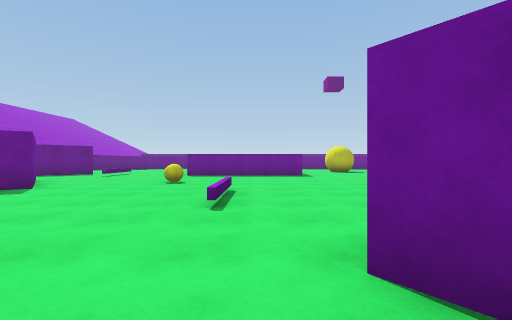
view 1 (above)

24 first-person views from a walk through a 3-D level made in the Unity game engine. The camera is 1.2 m above the floor, looks level and sees 85° across. The floor is counted in squares, 2 m on a side. Each view is taken from the middle of a square. On the plan, view 1 faces up. The plan holds only what a view shows up to about 9 squares ahead; the rest is blank. The place goes on beyond the plan. The player character is not drawn.

view 2
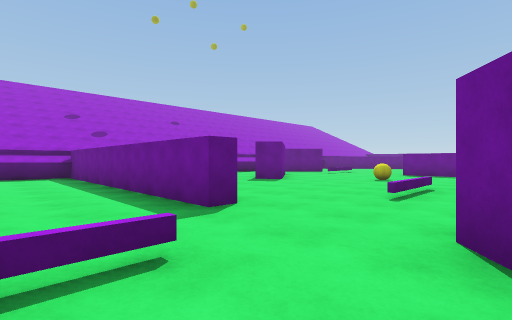

view 3
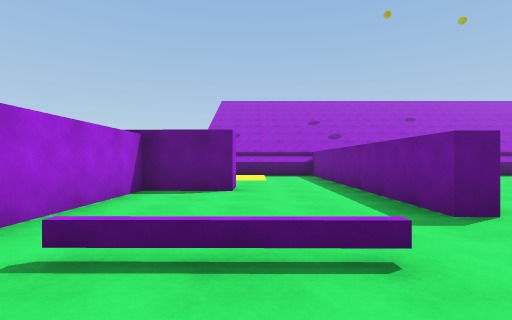

view 4
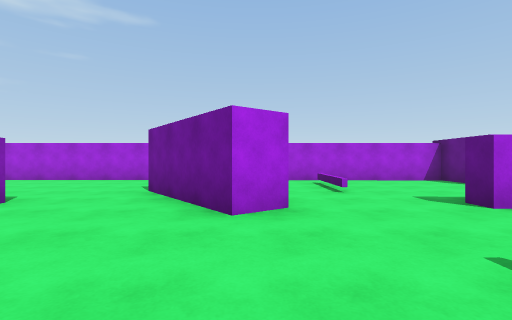

view 5
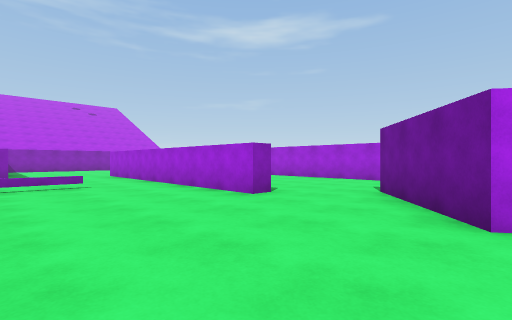

view 6
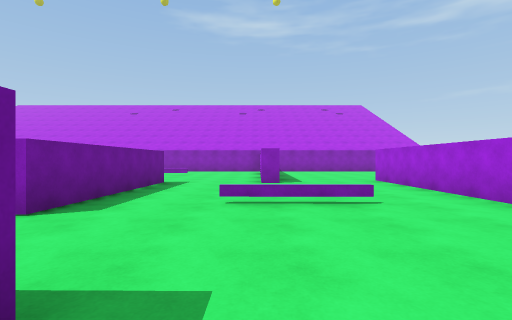

view 7
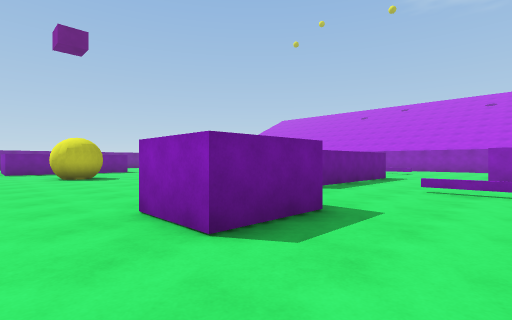

view 8
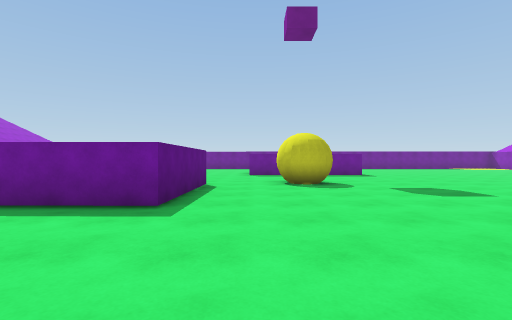

view 9
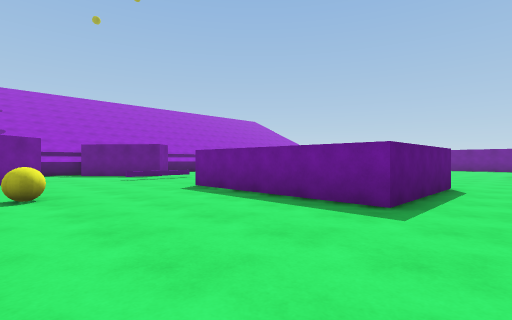

view 10
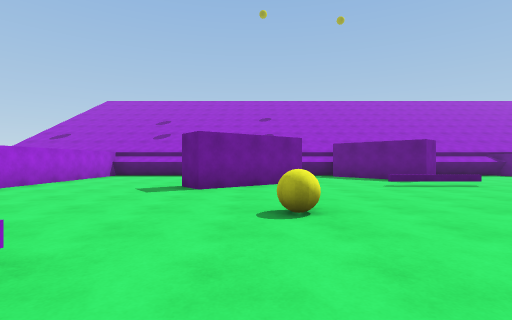

view 11
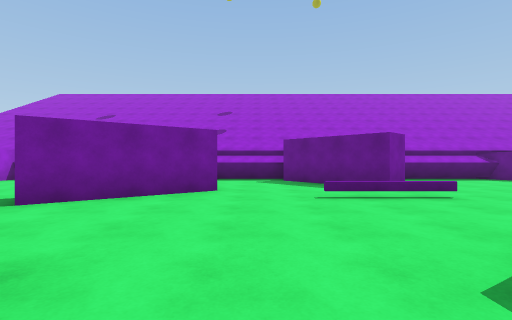

view 12
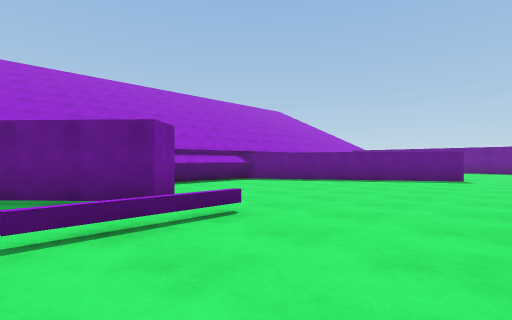

view 13
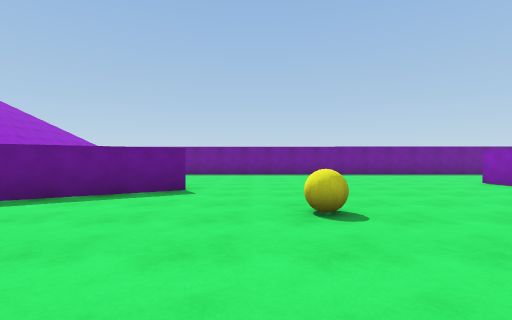

view 14
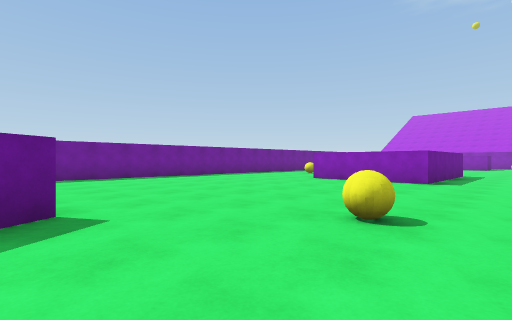

view 15
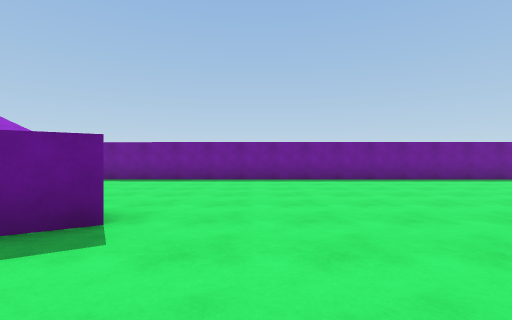

view 16
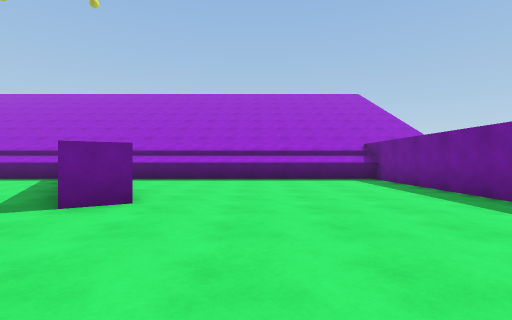

view 17
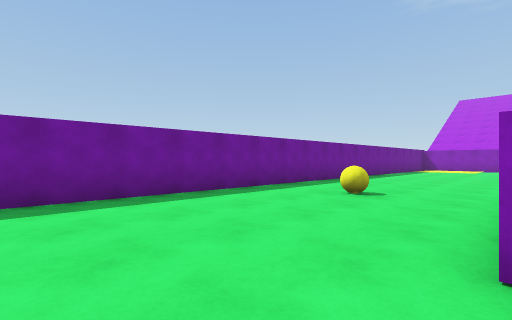

view 18
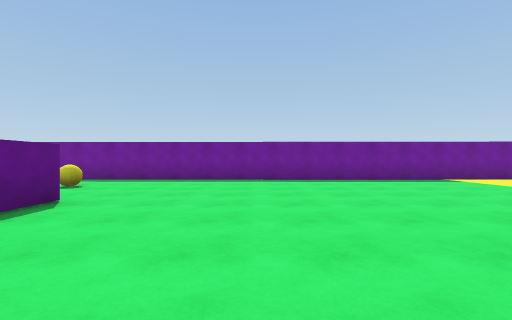

view 19
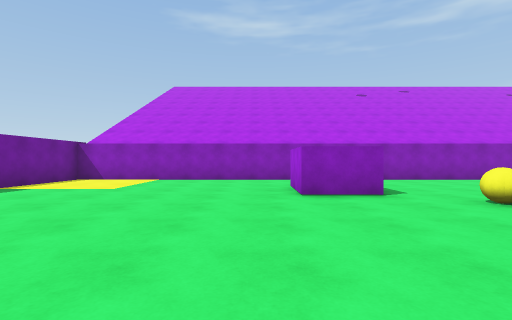

view 20
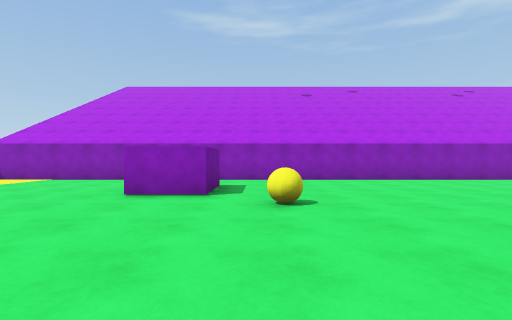

view 21
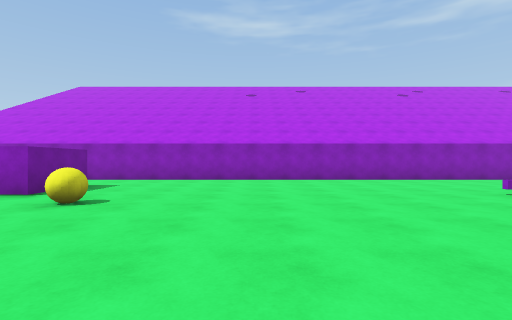

view 22
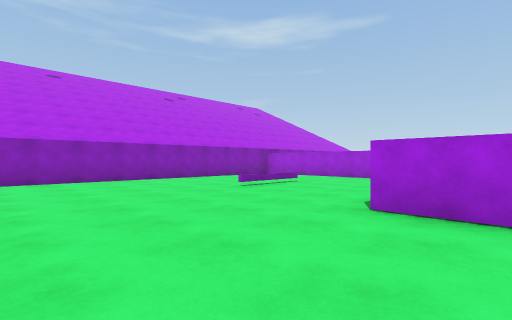

view 23
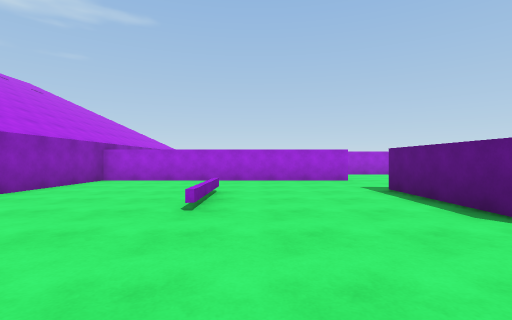

view 24
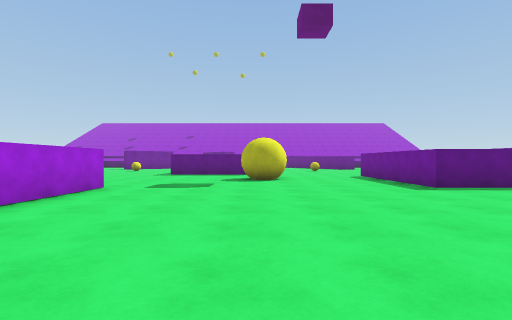

### Floor plan
Points are (right, up) in squares from view 1. A wall is a line through its corners. A room is listed if a view was taken in it or the views show most of it. See-through windows are left out.
Room 1 (views 1, 2, 3)
walls: (4.5, 1) (4.5, 1.5); (4.1, -3.3) (8.5, -3.4); (1, 0.9) (0.6, 1.5); (-1.9, 1.6) (-1.9, 1.1) (-4.6, 1.1); (-4.4, -1.5) (-4.4, -3.2) (0, -3.3)
ways out: opening at (-0.5, 1) to room 2; opening at (4, 1) to room 2; opening at (12, 2.5) to room 2; opening at (-5, -0.5)
Room 2 (views 4, 5, 6, 7, 8, 9, 10, 11, 12, 13, 14, 15, 16, 17, 18, 19, 20, 21, 22, 23, 24)
walls: (1.8, 13.9) (1.8, 10.6) (-2.6, 10.6); (7, 10.7) (9.5, 10.7); (7.1, 19.5) (7.1, 17.8) (2.8, 17.8) (2.8, 21.2); (10, 10.7) (11.4, 10.7); (7.1, 21.1) (7.1, 20.1); (5, 5.8) (3.3, 5.8) (3.3, 7.3); (11.4, 10.2) (11.3, 7.4) (6.9, 7.5); (-4.9, 20.3) (-4.4, 19.6) (-10, 16); (-7.5, 12.5) (-6.9, 11.8) (-9.1, 9.8); (-6.5, 8.3) (-4.7, 5.8) (-5.3, 5.3); (11.3, 4.3) (11.3, 4.9) (18.5, 4.8) (18.5, 25.4) (-10, 25.7) (-10, 18); (4.5, 1.5) (12.3, 1.5); (16.4, 17.7) (14.7, 17.7) (14.7, 19.2) (16.2, 19.2); (0.6, 1.5) (1.3, 2) (3.1, -0.5); (-10, 16.5) (-10, 13.8); (-10, 10) (-10, 7.8); (-9.6, 1.7) (-4.8, 1.6)
low walls: (-9.5, 16.4) (-9.5, 13.5); (-9.5, 9.9) (-9.5, 7.8); (-9.5, 25.8) (-9.5, 18.1)
ways out: opening at (-0.5, 1) to room 1; opening at (4, 1) to room 1; opening at (12, 2.5) to room 1
objects: yellow ball (-2, 7); yellow ball (-2, 17); yellow ball (4, 14) to (5, 15); yellow ball (6, 23); yellow ball (14, 16)

Positions as (right, up) in squares from view 1, and headings:
1: (0, 0), facing up
2: (1, -1), facing up-left
3: (1, -1), facing left
4: (1, 5), facing down
5: (1, 5), facing down-right
6: (4, 5), facing right
7: (2, 4), facing up-right
8: (3, 7), facing up
9: (3, 7), facing up-left
10: (1, 7), facing left
11: (-1, 9), facing left
12: (-3, 10), facing up-left
13: (-3, 14), facing up
14: (-5, 16), facing up-right
15: (-3, 17), facing up
16: (-1, 22), facing left
17: (1, 21), facing up-right
18: (10, 17), facing up
19: (10, 20), facing right
20: (10, 17), facing right
21: (10, 14), facing right
22: (10, 14), facing down-right
23: (14, 13), facing down
24: (13, 14), facing left
